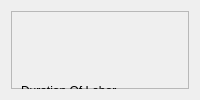
         <widget class="QWidget" name="page_2">
          <layout class="QGridLayout" name="gridLayout_3">
           <item row="0" column="0">
            <widget class="QFrame" name="frame_2">
             <property name="frameShape">
              <enum>QFrame::StyledPanel</enum>
             </property>
             <property name="frameShadow">
              <enum>QFrame::Raised</enum>
             </property>
             <widget class="QLabel" name="label_5">
              <property name="geometry">
               <rect>
                <x>10</x>
                <y>70</y>
                <width>161</width>
                <height>20</height>
               </rect>
              </property>
              <property name="styleSheet">
               <string notr="true">font: 75 12pt &quot;Times New Roman&quot;;
color:black;</string>
              </property>
              <property name="text">
               <string>Duration Of Labor</string>
              </property>
             </widget>
             <widget class="QLineEdit" name="duration_of_labor">
              <property name="geometry">
               <rect>
                <x>10</x>
                <y>90</y>
                <width>241</width>
                <height>31</height>
               </rect>
              </property>
              <property name="styleSheet">
               <string notr="true">border: 2px solid black;
</string>
              </property>
             </widget>
             <widget class="QLineEdit" name="gestation">
              <property name="geometry">
               <rect>
                <x>10</x>
                <y>170</y>
                <width>241</width>
                <height>31</height>
               </rect>
              </property>
              <property name="styleSheet">
               <string notr="true">background-color:transparent;
border: 2px solid black;</string>
              </property>
             </widget>
             <widget class="QLineEdit" name="no_of_baby">
              <property name="geometry">
               <rect>
                <x>590</x>
                <y>170</y>
                <width>231</width>
                <height>31</height>
               </rect>
              </property>
              <property name="styleSheet">
               <string notr="true">background-color:transparent;
border: 2px solid black;</string>
              </property>
             </widget>
             <widget class="QLabel" name="label_12">
              <property name="geometry">
               <rect>
                <x>300</x>
                <y>70</y>
                <width>161</width>
                <height>20</height>
               </rect>
              </property>
              <property name="styleSheet">
               <string notr="true">font: 75 12pt &quot;Times New Roman&quot;;</string>
              </property>
              <property name="text">
               <string>Date Of Delivery</string>
              </property>
             </widget>
             <widget class="QLabel" name="label_13">
              <property name="geometry">
               <rect>
                <x>590</x>
                <y>70</y>
                <width>161</width>
                <height>20</height>
               </rect>
              </property>
              <property name="styleSheet">
               <string notr="true">font: 75 12pt &quot;Times New Roman&quot;;</string>
              </property>
              <property name="text">
               <string>Time of Delivery</string>
              </property>
             </widget>
             <widget class="QLabel" name="label_14">
              <property name="geometry">
               <rect>
                <x>10</x>
                <y>150</y>
                <width>161</width>
                <height>20</height>
               </rect>
              </property>
              <property name="styleSheet">
               <string notr="true">font: 75 12pt &quot;Times New Roman&quot;;</string>
              </property>
              <property name="text">
               <string>Gestation At Birth(wks)</string>
              </property>
             </widget>
             <widget class="QLabel" name="label_15">
              <property name="geometry">
               <rect>
                <x>300</x>
                <y>150</y>
                <width>161</width>
                <height>20</height>
               </rect>
              </property>
              <property name="styleSheet">
               <string notr="true">font: 75 12pt &quot;Times New Roman&quot;;</string>
              </property>
              <property name="text">
               <string>Mode of Delivery</string>
              </property>
             </widget>
             <widget class="QLabel" name="label_26">
              <property name="geometry">
               <rect>
                <x>590</x>
                <y>150</y>
                <width>161</width>
                <height>20</height>
               </rect>
              </property>
              <property name="styleSheet">
               <string notr="true">font: 75 12pt &quot;Times New Roman&quot;;</string>
              </property>
              <property name="text">
               <string>No of Baby Deliverd</string>
              </property>
             </widget>
             <widget class="QLabel" name="label_27">
              <property name="geometry">
               <rect>
                <x>10</x>
                <y>220</y>
                <width>161</width>
                <height>20</height>
               </rect>
              </property>
              <property name="styleSheet">
               <string notr="true">font: 75 12pt &quot;Times New Roman&quot;;</string>
              </property>
              <property name="text">
               <string>Placenta complete</string>
              </property>
             </widget>
             <widget class="QLineEdit" name="blood_loss">
              <property name="geometry">
               <rect>
                <x>10</x>
                <y>320</y>
                <width>241</width>
                <height>31</height>
               </rect>
              </property>
              <property name="styleSheet">
               <string notr="true">background-color:transparent;
border: 2px solid black;</string>
              </property>
             </widget>
             <widget class="QLineEdit" name="village_13">
              <property name="geometry">
               <rect>
                <x>590</x>
                <y>320</y>
                <width>241</width>
                <height>31</height>
               </rect>
              </property>
              <property name="styleSheet">
               <string notr="true">background-color:transparent;
border: 2px solid black;</string>
              </property>
             </widget>
             <widget class="QLabel" name="label_28">
              <property name="geometry">
               <rect>
                <x>300</x>
                <y>220</y>
                <width>161</width>
                <height>20</height>
               </rect>
              </property>
              <property name="styleSheet">
               <string notr="true">font: 75 12pt &quot;Times New Roman&quot;;</string>
              </property>
              <property name="text">
               <string>Uterotonic Givern</string>
              </property>
             </widget>
             <widget class="QLabel" name="label_29">
              <property name="geometry">
               <rect>
                <x>590</x>
                <y>220</y>
                <width>161</width>
                <height>20</height>
               </rect>
              </property>
              <property name="styleSheet">
               <string notr="true">font: 75 12pt &quot;Times New Roman&quot;;</string>
              </property>
              <property name="text">
               <string>Vigina Examination</string>
              </property>
             </widget>
             <widget class="QLabel" name="label_30">
              <property name="geometry">
               <rect>
                <x>10</x>
                <y>300</y>
                <width>161</width>
                <height>20</height>
               </rect>
              </property>
              <property name="styleSheet">
               <string notr="true">font: 75 12pt &quot;Times New Roman&quot;;</string>
              </property>
              <property name="text">
               <string>Blood Loss</string>
              </property>
             </widget>
             <widget class="QLabel" name="label_31">
              <property name="geometry">
               <rect>
                <x>300</x>
                <y>300</y>
                <width>161</width>
                <height>20</height>
               </rect>
              </property>
              <property name="styleSheet">
               <string notr="true">font: 75 12pt &quot;Times New Roman&quot;;</string>
              </property>
              <property name="text">
               <string>Mother Status</string>
              </property>
             </widget>
             <widget class="QLabel" name="label_32">
              <property name="geometry">
               <rect>
                <x>590</x>
                <y>290</y>
                <width>161</width>
                <height>20</height>
               </rect>
              </property>
              <property name="styleSheet">
               <string notr="true">font: 75 12pt &quot;Times New Roman&quot;;</string>
              </property>
              <property name="text">
               <string>yyyy</string>
              </property>
             </widget>
             <widget class="QComboBox" name="mode_of_delivery">
              <property name="geometry">
               <rect>
                <x>300</x>
                <y>170</y>
                <width>241</width>
                <height>31</height>
               </rect>
              </property>
              <property name="styleSheet">
               <string notr="true">border: 2px solid black;</string>
              </property>
              <item>
               <property name="text">
                <string>SVD</string>
               </property>
              </item>
              <item>
               <property name="text">
                <string>CS</string>
               </property>
              </item>
              <item>
               <property name="text">
                <string>BREACH</string>
               </property>
              </item>
              <item>
               <property name="text">
                <string>AVD</string>
               </property>
              </item>
             </widget>
             <widget class="QComboBox" name="placenta_complete">
              <property name="geometry">
               <rect>
                <x>10</x>
                <y>240</y>
                <width>241</width>
                <height>31</height>
               </rect>
              </property>
              <property name="styleSheet">
               <string notr="true">border: 2px solid black;</string>
              </property>
              <item>
               <property name="text">
                <string>YES</string>
               </property>
              </item>
              <item>
               <property name="text">
                <string>No</string>
               </property>
              </item>
              <item>
               <property name="text">
                <string>BBA</string>
               </property>
              </item>
             </widget>
             <widget class="QComboBox" name="uterus_givern">
              <property name="geometry">
               <rect>
                <x>300</x>
                <y>240</y>
                <width>241</width>
                <height>31</height>
               </rect>
              </property>
              <property name="styleSheet">
               <string notr="true">border: 2px solid black;</string>
              </property>
              <item>
               <property name="text">
                <string>oxytocin</string>
               </property>
              </item>
              <item>
               <property name="text">
                <string>caebetocin</string>
               </property>
              </item>
              <item>
               <property name="text">
                <string>None</string>
               </property>
              </item>
             </widget>
             <widget class="QComboBox" name="vigina_examination">
              <property name="geometry">
               <rect>
                <x>590</x>
                <y>240</y>
                <width>241</width>
                <height>31</height>
               </rect>
              </property>
              <property name="styleSheet">
               <string notr="true">border: 2px solid black;</string>
              </property>
              <item>
               <property name="text">
                <string>FGM</string>
               </property>
              </item>
              <item>
               <property name="text">
                <string>Episiotomy</string>
               </property>
              </item>
              <item>
               <property name="text">
                <string>Normal</string>
               </property>
              </item>
              <item>
               <property name="text">
                <string>Viginal tear</string>
               </property>
              </item>
              <item>
               <property name="text">
                <string>viginal warts</string>
               </property>
              </item>
             </widget>
             <widget class="QLineEdit" name="patient_id">
              <property name="geometry">
               <rect>
                <x>10</x>
                <y>390</y>
                <width>101</width>
                <height>31</height>
               </rect>
              </property>
              <property name="styleSheet">
               <string notr="true">background-color:transparent;
border: 2px solid black;</string>
              </property>
             </widget>
             <widget class="QPushButton" name="delivery_btn">
              <property name="geometry">
               <rect>
                <x>310</x>
                <y>460</y>
                <width>261</width>
                <height>41</height>
               </rect>
              </property>
              <property name="styleSheet">
               <string notr="true">background-color: #788596;
color: rgb(255, 255, 255);
font: 75 14pt &quot;Times New Roman&quot;;
border-radius:20px;</string>
              </property>
              <property name="text">
               <string>Submit</string>
              </property>
             </widget>
             <widget class="QLabel" name="label_33">
              <property name="geometry">
               <rect>
                <x>270</x>
                <y>30</y>
                <width>321</width>
                <height>20</height>
               </rect>
              </property>
              <property name="styleSheet">
               <string notr="true">color:#788596;
font: 75 14pt &quot;Times New Roman&quot;;</string>
              </property>
              <property name="text">
               <string>AFTER DELIVERY INFORMATION</string>
              </property>
             </widget>
             <widget class="QDateEdit" name="date_of_delivery">
              <property name="geometry">
               <rect>
                <x>300</x>
                <y>90</y>
                <width>241</width>
                <height>31</height>
               </rect>
              </property>
              <property name="styleSheet">
               <string notr="true">
border: 2px solid black;</string>
              </property>
              <property name="calendarPopup">
               <bool>true</bool>
              </property>
             </widget>
             <widget class="QTimeEdit" name="time_of_delivery">
              <property name="geometry">
               <rect>
                <x>590</x>
                <y>90</y>
                <width>231</width>
                <height>31</height>
               </rect>
              </property>
              <property name="styleSheet">
               <string notr="true">border: 2px solid black;
</string>
              </property>
              <property name="calendarPopup">
               <bool>true</bool>
              </property>
             </widget>
             <widget class="QLabel" name="label_55">
              <property name="geometry">
               <rect>
                <x>10</x>
                <y>370</y>
                <width>161</width>
                <height>20</height>
               </rect>
              </property>
              <property name="styleSheet">
               <string notr="true">font: 75 12pt &quot;Times New Roman&quot;;</string>
              </property>
              <property name="text">
               <string>Patient_id</string>
              </property>
             </widget>
             <widget class="QComboBox" name="mother_status">
              <property name="geometry">
               <rect>
                <x>300</x>
                <y>320</y>
                <width>241</width>
                <height>31</height>
               </rect>
              </property>
              <property name="styleSheet">
               <string notr="true">border: 2px solid black;</string>
              </property>
              <item>
               <property name="text">
                <string>Alive</string>
               </property>
              </item>
              <item>
               <property name="text">
                <string>Dead</string>
               </property>
              </item>
             </widget>
            </widget>
           </item>
          </layout>
         </widget>
